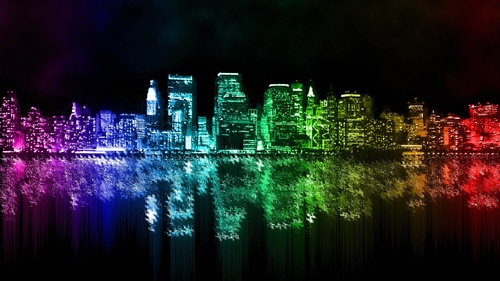
%> input picture HomeWorks/RGB to Gray on whole directory/1.jpg, 500 x 281 px, shrunk from 1920 x 1080 before the run; its folder holds 4 pictures in this run
$ octave Program.m   (GNU Octave 9; MATLAB toolbox functions it lacks are replaced by stand-ins)
%> lines starting %> are read from the running program, lines starting %| are printed output that depends on the picture
clear;
directory=dir('C:\Users\Haseeb\Desktop\New folder\RGB to Gray on whole directory\*.jpg');
for i=1:length(directory)
    filename=strcat('C:\Users\Haseeb\Desktop\New folder\RGB to Gray on whole directory\',directory(i).name);
    imgs{i}=imread(filename);
end
mkdir('C:\Users\Haseeb\Desktop\New folder\RGB to Gray on whole directory\outdir\');
for i=1:length(imgs)
    gray=rgb2gray(imgs{i});
    path=strcat('C:\Users\Haseeb\Desktop\New folder\RGB to Gray on whole directory\outdir\',string(i),'.jpg');
    imwrite(gray,path);
end
%> this loop made 4 passes
%> pass 1, `gray=rgb2gray(imgs{i});`:
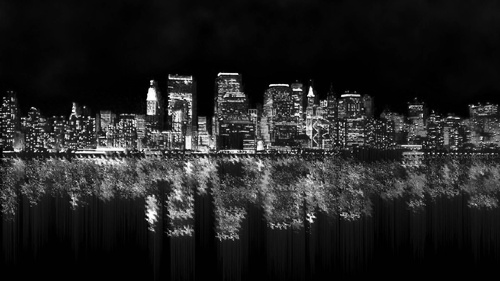
%> gray: size 281x500 uint8; min 0, max 255, mean 34.1
%> pass 2, `gray=rgb2gray(imgs{i});`:
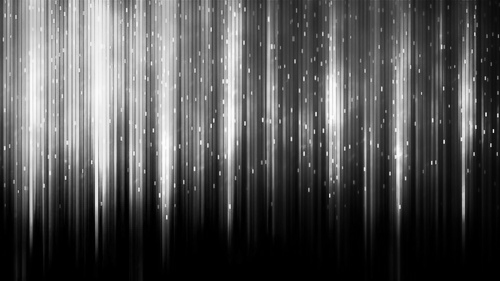
%> gray: size 281x500 uint8; min 0, max 254, mean 83.3
%> pass 3, `gray=rgb2gray(imgs{i});`:
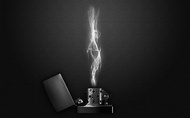
%> gray: size 118x190 uint8; min 0, max 243, mean 33.9
